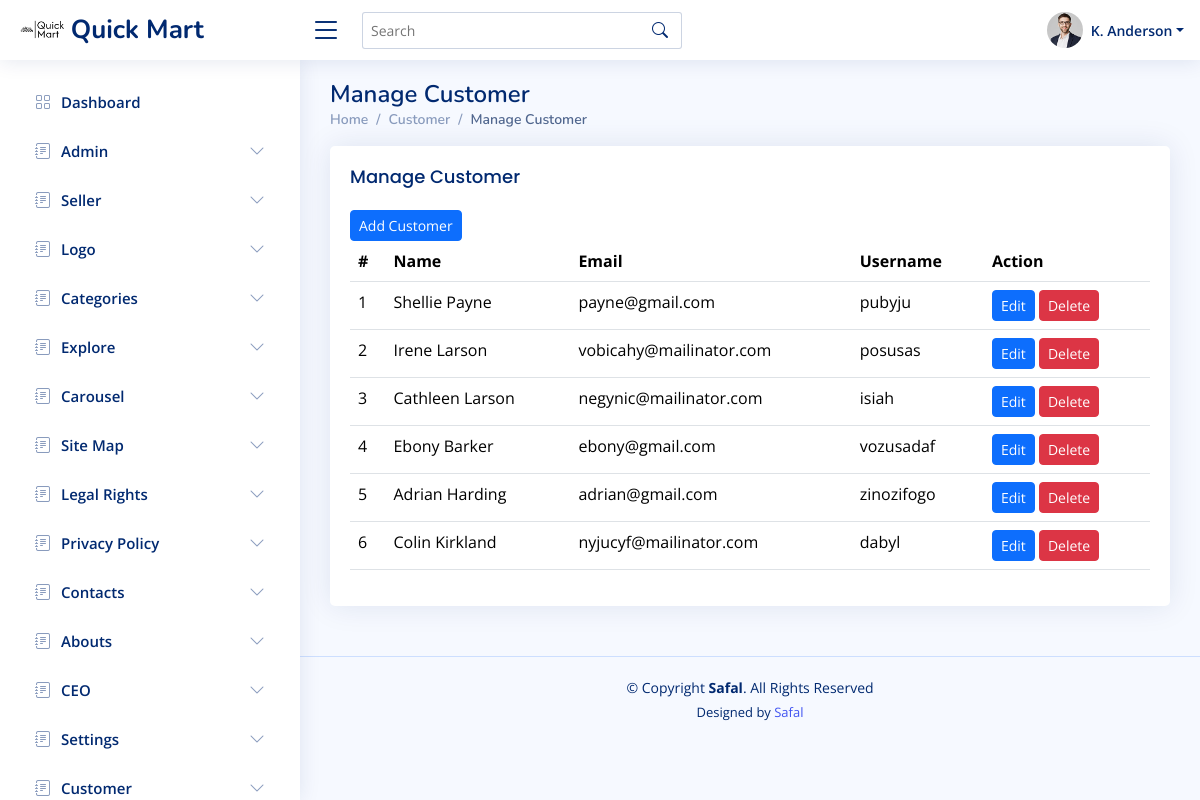
The page /admin/customer/index.php (signed in) on the database its author committed.
### tables this page shows
CREATE TABLE IF NOT EXISTS `customer` (
  `id` int NOT NULL AUTO_INCREMENT,
  `name` varchar(50) NOT NULL,
  `email` varchar(50) NOT NULL,
  `username` varchar(50) NOT NULL,
  `password` text NOT NULL,
  `role` int DEFAULT '0',
  `status` int NOT NULL,
  `created_at` timestamp NOT NULL DEFAULT CURRENT_TIMESTAMP,
  `updated_at` timestamp NOT NULL DEFAULT CURRENT_TIMESTAMP,
  PRIMARY KEY (`id`)
);

### admin/customer/index.php (the view, shortened to what this page needs)
<?php require('../includes/header.php'); ?>
<?php require('../includes/navbar.php'); ?>
<?php require('../includes/sidebar.php'); ?>
<main id="main" class="main">
  <div class="pagetitle">
    <h1>Manage Customer</h1>
    <nav>
      <ol class="breadcrumb">
        <li class="breadcrumb-item"><a href="index.php">Home</a></li>
        <li class="breadcrumb-item">Customer</li>
        <li class="breadcrumb-item active">Manage Customer</li>
      </ol>
    </nav>
  </div>
  <section class="section">
    <div class="row">
      <div class="col-lg-12">
        <div class="card">
          <div class="card-body">
            <h5 class="card-title">Manage Customer</h5>
            <a class="btn btn-primary btn-sm " href="create.php" role="button">Add Customer </a>
            <table class="table datatable">
              <thead>
                <tr>
                  <th>
                    #
                  </th>
                  <th>Name</th>
                  <th>Email</th>
                  <th>Username</th>
                  <th>Action</th>
                </tr>
              </thead>
              <tbody>
                <?php
                $select = 'SELECT *FROM customer';
                $result = mysqli_query($con, $select);
                $i = 1;
                while ($data = $result->fetch_assoc()) {
                ?>
                  <tr>
                    <td><?php echo $i++; ?></td>
                    <td><?php echo $data['name']; ?></td>
                    <td><?php echo $data['email']; ?></td>
                    <td><?php echo $data['username']; ?></td>
                    <td>
                      <a class="btn btn-primary btn-sm " href="edit.php?id=<?php echo $data['id']; ?>" role="button">Edit </a>
                      <a class="btn btn-danger btn-sm " onclick="return confirm('Do you want to delete this user?');" href="delete.php?id=<?php echo $data['id']; ?>">Delete </a>
                    </td>
                  </tr>
                <?php
                }
                ?>
              </tbody>
            </table>
          </div>
        </div>
      </div>
    </div>
  </section>
</main>
<?php require('../includes/footer.php'); ?>

### admin/includes/header.php (shortened to what this page needs)
<!DOCTYPE html>
<html lang="en">
<head>
  <link href="../assets/vendor/bootstrap/css/bootstrap.min.css" rel="stylesheet">
  <link href="../assets/vendor/bootstrap-icons/bootstrap-icons.css" rel="stylesheet">
  <link href="../assets/vendor/boxicons/css/boxicons.min.css" rel="stylesheet">
  <link href="../assets/vendor/quill/quill.snow.css" rel="stylesheet">
  <link href="../assets/vendor/quill/quill.bubble.css" rel="stylesheet">
  <link href="../assets/vendor/remixicon/remixicon.css" rel="stylesheet">
  <link href="../assets/vendor/simple-datatables/style.css" rel="stylesheet">
  <link href="../assets/css/style.css" rel="stylesheet">
<link href="https://cdn.jsdelivr.net/npm/summernote@0.8.18/dist/summernote-lite.min.css" rel="stylesheet">
</head>
<body>

### admin/includes/navbar.php (shortened to what this page needs)
 <header id="header" class="header fixed-top d-flex align-items-center">
<div class="d-flex align-items-center justify-content-between">
  <a href="../dashboard.php" class="logo d-flex align-items-center">
    <img src="../../assets/img/logo_fav.png" alt="">
    <span class="d-none d-lg-block">Quick Mart</span>
  </a>
  <i class="bi bi-list toggle-sidebar-btn"></i>
</div>
<div class="search-bar">
  <form class="search-form d-flex align-items-center" method="POST" action="#">
    <input type="text" name="query" placeholder="Search" title="Enter search keyword">
    <button type="submit" title="Search"><i class="bi bi-search"></i></button>
  </form>
</div>
<nav class="header-nav ms-auto">
  <ul class="d-flex align-items-center">
    <li class="nav-item dropdown pe-3">
      <a class="nav-link nav-profile d-flex align-items-center pe-0" href="#" data-bs-toggle="dropdown">
        <img src="../assets/img/profile-img.jpg" alt="Profile" class="rounded-circle">
        <span class="d-none d-md-block dropdown-toggle ps-2">K. Anderson</span>
      </a>
    </li>
  </ul>
</nav>
</header>

### admin/includes/sidebar.php (shortened to what this page needs)
 <aside id="sidebar" class="sidebar">
<ul class="sidebar-nav" id="sidebar-nav">
  <li class="nav-item">
    <a class="nav-link collapsed" href="../dashboard.php">
      <i class="bi bi-grid"></i>
      <span>Dashboard</span>
    </a>
  </li>
<?php if( $_SESSION['Role']==1){ ?>
  <li class="nav-item">
    <a class="nav-link collapsed" data-bs-target="#admin" data-bs-toggle="collapse" href="#">
      <i class="bi bi-journal-text"></i><span>Admin</span><i class="bi bi-chevron-down ms-auto"></i>
    </a>
  </li>
  <li class="nav-item">
    <a class="nav-link collapsed" data-bs-target="#seller" data-bs-toggle="collapse" href="#">
      <i class="bi bi-journal-text"></i><span>Seller</span><i class="bi bi-chevron-down ms-auto"></i>
    </a>
  </li>
  <li class="nav-item">
    <a class="nav-link collapsed" data-bs-target="#logo" data-bs-toggle="collapse" href="#">
      <i class="bi bi-journal-text"></i><span>Logo</span><i class="bi bi-chevron-down ms-auto"></i>
    </a>
  </li>
  <li class="nav-item">
    <a class="nav-link collapsed" data-bs-target="#categories" data-bs-toggle="collapse" href="#">
      <i class="bi bi-journal-text"></i><span>Categories</span><i class="bi bi-chevron-down ms-auto"></i>
    </a>
  </li>
  <li class="nav-item">
    <a class="nav-link collapsed" data-bs-target="#explore" data-bs-toggle="collapse" href="#">
      <i class="bi bi-journal-text"></i><span>Explore</span><i class="bi bi-chevron-down ms-auto"></i>
    </a>
  </li>
  <li class="nav-item">
    <a class="nav-link collapsed" data-bs-target="#carousel" data-bs-toggle="collapse" href="#">
      <i class="bi bi-journal-text"></i><span>Carousel</span><i class="bi bi-chevron-down ms-auto"></i>
    </a>
  </li>
  <li class="nav-item">
    <a class="nav-link collapsed" data-bs-target="#site_map" data-bs-toggle="collapse" href="#">
      <i class="bi bi-journal-text"></i><span>Site Map</span><i class="bi bi-chevron-down ms-auto"></i>
    </a>
  </li>
  <li class="nav-item">
    <a class="nav-link collapsed" data-bs-target="#legal_rights" data-bs-toggle="collapse" href="#">
      <i class="bi bi-journal-text"></i><span>Legal Rights</span><i class="bi bi-chevron-down ms-auto"></i>
    </a>
  </li>
  <li class="nav-item">
    <a class="nav-link collapsed" data-bs-target="#privacy_policy" data-bs-toggle="collapse" href="#">
      <i class="bi bi-journal-text"></i><span>Privacy Policy</span><i class="bi bi-chevron-down ms-auto"></i>
    </a>
  </li>
  <li class="nav-item">
    <a class="nav-link collapsed" data-bs-target="#contacts" data-bs-toggle="collapse" href="#">
      <i class="bi bi-journal-text"></i><span>Contacts</span><i class="bi bi-chevron-down ms-auto"></i>
    </a>
  </li>
  <li class="nav-item">
    <a class="nav-link collapsed" data-bs-target="#abouts" data-bs-toggle="collapse" href="#">
      <i class="bi bi-journal-text"></i><span>Abouts</span><i class="bi bi-chevron-down ms-auto"></i>
    </a>
  </li>
  <li class="nav-item">
    <a class="nav-link collapsed" data-bs-target="#ceo" data-bs-toggle="collapse" href="#">
      <i class="bi bi-journal-text"></i><span>CEO</span><i class="bi bi-chevron-down ms-auto"></i>
    </a>
  </li>
  <li class="nav-item">
    <a class="nav-link collapsed" data-bs-target="#settings" data-bs-toggle="collapse" href="#">
      <i class="bi bi-journal-text"></i><span>Settings</span><i class="bi bi-chevron-down ms-auto"></i>
    </a>
  </li>
<?php }?>
  <li class="nav-item">
    <a class="nav-link collapsed" data-bs-target="#customer" data-bs-toggle="collapse" href="#">
      <i class="bi bi-journal-text"></i><span>Customer</span><i class="bi bi-chevron-down ms-auto"></i>
    </a>
  </li>
</ul>
</aside>

### admin/includes/footer.php (shortened to what this page needs)
 <footer id="footer" class="footer">
    <div class="copyright">
      &copy; Copyright <strong><span>Safal</span></strong>. All Rights Reserved
    </div>
    <div class="credits">
      Designed by <a href="">Safal</a>
    </div>
  </footer>
</body>
</html>

### admin/assets/css/style.css (style rules this page uses)
:root { scroll-behavior: smooth; }
body { font-family: "Open Sans", sans-serif; background: #f6f9ff; color: #444444; }
a { color: #4154f1; text-decoration: none; }
h1, h2, h3, h4, h5, h6 { font-family: "Nunito", sans-serif; }
#main { margin-top: 60px; padding: 20px 30px; transition: all 0.3s; }
.pagetitle { margin-bottom: 10px; }
.pagetitle h1 { font-size: 24px; margin-bottom: 0; font-weight: 600; color: #012970; }
.card { margin-bottom: 30px; border: none; border-radius: 5px; box-shadow: 0px 0 30px rgba(1, 41, 112, 0.1); }
.card-title { padding: 20px 0 15px 0; font-size: 18px; font-weight: 500; color: #012970; font-family: "Poppins", sans-serif; }
.card-body { padding: 0 20px 20px 20px; }
.breadcrumb { font-size: 14px; font-family: "Nunito", sans-serif; color: #899bbd; font-weight: 600; }
.breadcrumb a { color: #899bbd; transition: 0.3s; }
.breadcrumb .breadcrumb-item::before { color: #899bbd; }
.breadcrumb .active { color: #51678f; font-weight: 600; }
.logo { line-height: 1; }
@media (min-width: 1200px) { .logo { width: 280px; } }
.logo img { max-height: 26px; margin-right: 6px; }
.logo span { font-size: 26px; font-weight: 700; color: #012970; font-family: "Nunito", sans-serif; }
.header { transition: all 0.5s; z-index: 997; height: 60px; box-shadow: 0px 2px 20px rgba(1, 41, 112, 0.1); background-color: #fff; padding-left: 20px; }
.header .toggle-sidebar-btn { font-size: 32px; padding-left: 10px; cursor: pointer; color: #012970; }
.header .search-bar { min-width: 360px; padding: 0 20px; }
.header .search-form { width: 100%; }
.header .search-form input { border: 0; font-size: 14px; color: #012970; border: 1px solid rgba(1, 41, 112, 0.2); padding: 7px 38px 7px 8px; border-radius: 3px; transition: 0.3s; width: 100%; }
.header .search-form button { border: 0; padding: 0; margin-left: -30px; background: none; }
.header .search-form button i { color: #012970; }
.header-nav ul { list-style: none; }
.header-nav>ul { margin: 0; padding: 0; }
.header-nav .nav-profile { color: #012970; }
.header-nav .nav-profile img { max-height: 36px; }
.header-nav .nav-profile span { font-size: 14px; font-weight: 600; }
.sidebar { position: fixed; top: 60px; left: 0; bottom: 0; width: 300px; z-index: 996; transition: all 0.3s; padding: 20px; overflow-y: auto; scrollbar-width: thin; scrollbar-color: #aab7cf transparent; box-shadow: 0px 0px 20px rgba(1, 41, 112, 0.1); background-color: #fff; }
@media (min-width: 1200px) { #main, #footer { margin-left: 300px; } }
.sidebar-nav { padding: 0; margin: 0; list-style: none; }
.sidebar-nav li { padding: 0; margin: 0; list-style: none; }
.sidebar-nav .nav-item { margin-bottom: 5px; }
.sidebar-nav .nav-link { display: flex; align-items: center; font-size: 15px; font-weight: 600; color: #4154f1; transition: 0.3; background: #f6f9ff; padding: 10px 15px; border-radius: 4px; }
.sidebar-nav .nav-link i { font-size: 16px; margin-right: 10px; color: #4154f1; }
.sidebar-nav .nav-link.collapsed { color: #012970; background: #fff; }
.sidebar-nav .nav-link.collapsed i { color: #899bbd; }
.sidebar-nav .nav-link .bi-chevron-down { margin-right: 0; transition: transform 0.2s ease-in-out; }
.footer { padding: 20px 0; font-size: 14px; transition: all 0.3s; border-top: 1px solid #cddfff; }
.footer .copyright { text-align: center; color: #012970; }
.footer .credits { padding-top: 5px; text-align: center; font-size: 13px; color: #012970; }

### rows shown on the page
customer: name "Shellie Payne", email "payne@gmail.com", username "pubyju"
customer: name "Irene Larson", email "vobicahy@mailinator.com", username "posusas"
customer: name "Cathleen Larson", email "negynic@mailinator.com", username "isiah"
customer: name "Ebony Barker", email "ebony@gmail.com", username "vozusadaf"
customer: name "Adrian Harding", email "adrian@gmail.com", username "zinozifogo"
customer: name "Colin Kirkland", email "nyjucyf@mailinator.com", username "dabyl"
